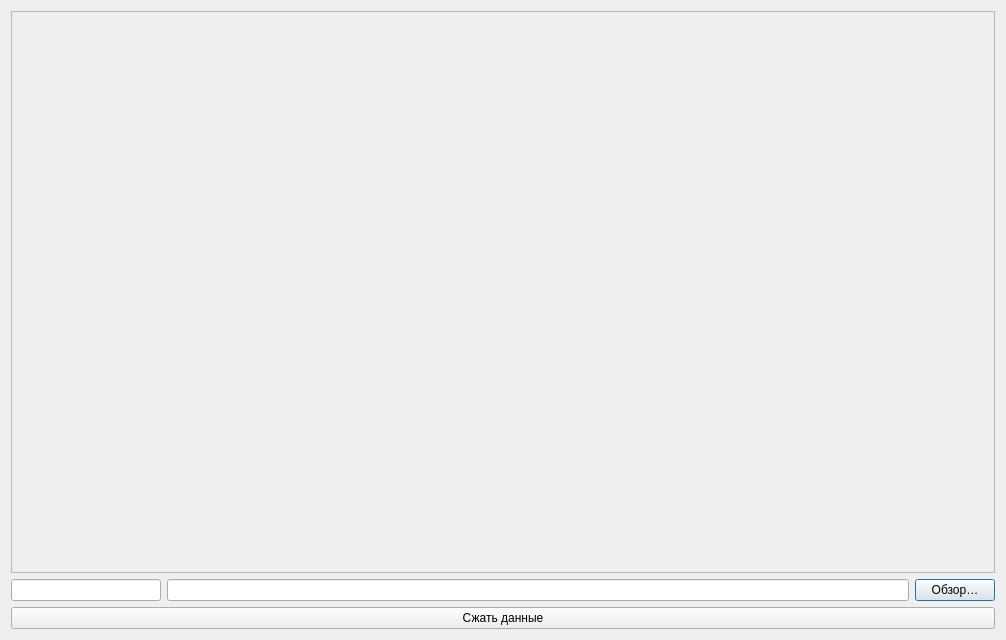
<?xml version="1.0" encoding="UTF-8"?>
<ui version="4.0">
 <class>Encoding</class>
 <widget class="QDialog" name="Encoding">
  <property name="geometry">
   <rect>
    <x>0</x>
    <y>0</y>
    <width>1006</width>
    <height>640</height>
   </rect>
  </property>
  <property name="windowTitle">
   <string>Dialog</string>
  </property>
  <property name="windowIcon">
   <iconset>
    <normaloff>:/images/icon.png</normaloff>:/images/icon.png</iconset>
  </property>
  <layout class="QVBoxLayout" name="verticalLayout">
   <item>
    <widget class="QScrollArea" name="filePathsScrollArea">
     <property name="widgetResizable">
      <bool>true</bool>
     </property>
     <widget class="QWidget" name="SA_content">
      <property name="geometry">
       <rect>
        <x>0</x>
        <y>0</y>
        <width>986</width>
        <height>563</height>
       </rect>
      </property>
      <layout class="QVBoxLayout" name="verticalLayout_3">
       <item>
        <layout class="QVBoxLayout" name="filesPathsLayout">
         <property name="spacing">
          <number>2</number>
         </property>
        </layout>
       </item>
       <item>
        <spacer name="verticalSpacer">
         <property name="orientation">
          <enum>Qt::Vertical</enum>
         </property>
         <property name="sizeHint" stdset="0">
          <size>
           <width>20</width>
           <height>40</height>
          </size>
         </property>
        </spacer>
       </item>
      </layout>
     </widget>
    </widget>
   </item>
   <item>
    <layout class="QHBoxLayout" name="horizontalLayout">
     <item>
      <widget class="QLineEdit" name="outputFileName">
       <property name="maximumSize">
        <size>
         <width>150</width>
         <height>16777215</height>
        </size>
       </property>
      </widget>
     </item>
     <item>
      <widget class="QLineEdit" name="outputFilePath">
       <property name="text">
        <string/>
       </property>
      </widget>
     </item>
     <item>
      <widget class="QPushButton" name="browseButton">
       <property name="text">
        <string>Обзор…</string>
       </property>
      </widget>
     </item>
    </layout>
   </item>
   <item>
    <widget class="QPushButton" name="encodeButton">
     <property name="text">
      <string>Сжать данные</string>
     </property>
    </widget>
   </item>
  </layout>
 </widget>
 <resources/>
 <connections/>
</ui>
